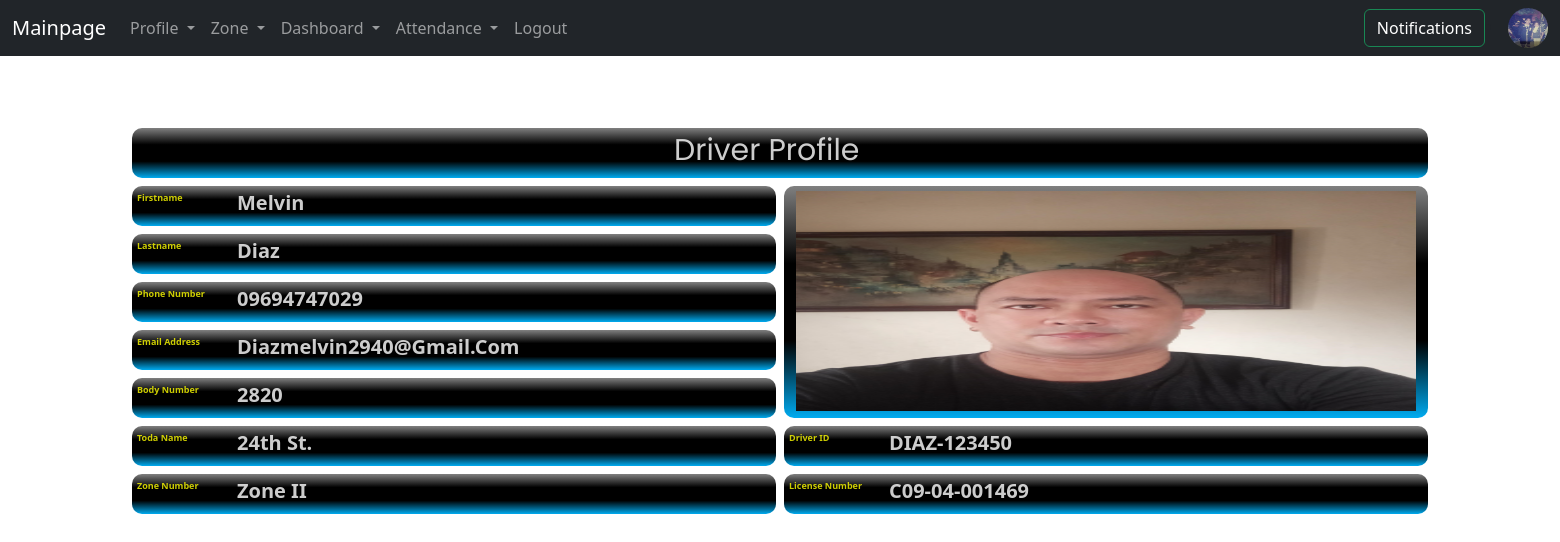
The page /zone_profile/1 (signed in) on the database its author committed.
### record/models.py (models this page shows, shortened)
class Profile(models.Model):
    user = models.OneToOneField(User, on_delete=models.CASCADE ,default=1)
    todaname = models.ForeignKey(Todaname, on_delete=models.CASCADE, default=1)
    zone = models.ForeignKey(Zone, on_delete=models.CASCADE ,default=1)
    first_name = models.CharField(max_length=50)
    last_name = models.CharField(max_length=50)
    phone = models.CharField(max_length=20)
    email = models.EmailField(max_length=100)
    bodynum = models.CharField(max_length=20 ,blank=True, null=True)
    license_id = models.CharField(max_length=20, blank=True, null=True)
    license_expired = models.DateField(blank=True, null=True)
    image = models.ImageField(upload_to='uploads/pictures/' )

class Todaname(models.Model):
    name_toda = models.CharField(max_length=50 ,blank=True, null=True)
    brgy_name = models.CharField(max_length=100 ,blank=True, null=True)
    todazone = models.ForeignKey(Zone, on_delete=models.CASCADE ,default=1)
    def __str__(self):
        return self.name_toda

class Zone(models.Model):
    name_zone = models.CharField(max_length=50)
    def __str__(self):
        return self.name_zone

### information/models.py (models this page shows, shortened)
class Addinfo(models.Model):
    user_addinfo = models.ForeignKey(User, on_delete=models.CASCADE)
    ID_number = models.CharField(max_length=20,blank=True, null=True)
    ID_issue = models.DateField( blank=True, null=True)
    ID_expired = models.DateField(blank=True, null=True)

### record/views.py (the view)
# urls.py: path('zone_profile/<pk>',views.zone_profile, name='zone_profile'),
def zone_profile(request ,pk):
    if request.user.is_authenticated:
        names = Profile.objects.filter(id=int(pk))
        for x in names:
            user = str(x.user)
        inforec = Addinfo.objects.all()
        for x in inforec:
            if str(x.user_addinfo) == user:
                inforecord = x.ID_number
        return render(request, "profile.html", {'names':names , 'inforecord':inforecord})
    else:
        return render(request, "zone_profile.html", {})

### record/views.py (called while the page is built)
def files(request):
    noti_count = Notifies.objects.filter(is_seen=True).count()
    if str(request.user) == 'AnonymousUser':
        img_name = None
    else:
        img_name = Profile.objects.get(user=str(request.user.id))
    return {'noti_count': noti_count ,'img_name':img_name}

### record/templates/profile.html (shortened to what this page needs)
{% extends 'base.html' %}
{% block content %}
{% load static %}
    <br/><br/>
<div class="containers">
  {% for name in names %}
    <nav  id="headings">
        <div class="container">
            <div class="headings">
                Driver Profile
            </div>
        </div>
    </nav>
    <nav  id="pics" class="container">
            <img class="card-img-top" src="{{name.image.url}}" alt="" style="width:100%;height:220px;"  alt="...">
    </nav>
    <nav  id="prof">
        <div class="prof">
            Firstname
            <div class="prof1">
                {{name.first_name}}
            </div>
        </div>
    </nav>
    <nav id="prof1">
        <div class="prof">
            Lastname
            <div class="prof1">
                {{name.last_name}}
            </div>
        </div>
    </nav>
    <nav id="prof2">
        <div class="prof">
            Phone Number
            <div class="prof1">
                {{name.phone}}
            </div>
        </div>
    </nav>
    <nav id="prof3">
        <div class="prof">
            Email Address
            <div class="prof1">
                {{name.email}}
            </div>
        </div>
    </nav>
    <nav id="prof4">
        <div class="prof">
            Body Number
            <div class="prof1">
                {{name.bodynum}}
            </div>
        </div>
    </nav>
    <nav id="prof5">
        <div class="prof">
            Toda Name
            <div class="prof1">
                {{name.todaname}}
            </div>
        </div>
    </nav>
    <nav id="prof6">
        <div class="prof">
            Driver ID
            <div class="prof1">
                {{inforecord}}
            </div>
        </div>
    </nav>
    <nav id="prof7">
        <div class="prof">
            Zone Number
            <div class="prof1">
                {{name.zone}}
            </div>
        </div>
    </nav>
    <nav id="prof8">
        <div class="prof">
            License Number
            <div class="prof1">
                {{name.license_id}}
            </div>
        </div>
    </nav>
{% endfor %}
</div>
{% endblock %}

### record/templates/base.html (shortened to what this page needs)
{% load static %}
<!DOCTYPE html>
<html lang="en">
    <head>
        <link href="https://cdn.jsdelivr.net/npm/bootstrap@5.0.2/dist/css/bootstrap.min.css"
        rel="stylesheet"
>
        <link href="https://cdn.jsdelivr.net/npm/bootstrap-icons@1.5.0/font/bootstrap-icons.css" rel="stylesheet" />
        <link href="{% static 'css/styles.css' %}" rel="stylesheet" />
        <link href="{% static 'css/styles.css' %}" rel="stylesheet" />
    </head>
    <body>
     {% include 'navbar.html' %}
    <br/>
    <div class = 'container'>
    {% block content %}
    {% endblock %}
    </div>
    </body>
</html>

### record/templates/navbar.html (shortened to what this page needs)
<nav class="navbar navbar-expand-lg navbar-dark bg-dark">
  <div class="container-fluid">
    <a class="navbar-brand" href="{% url 'home' %}">Mainpage</a>
    <div class="collapse navbar-collapse" id="navbarSupportedContent">
      <ul class="navbar-nav me-auto mb-2 mb-lg-0">
        <li class="nav-item dropdown">
          <a class="nav-link dropdown-toggle" href="#" id="navbarDropdown" role="button" data-bs-toggle="dropdown" aria-expanded="false">
            Profile
          </a>
        </li>
        <li class="nav-item dropdown">
          <a class="nav-link dropdown-toggle" href="#" id="navbarDropdown" role="button" data-bs-toggle="dropdown" aria-expanded="false">
            Zone
          </a>
        </li>
        <li class="nav-item dropdown">
          <a class="nav-link dropdown-toggle" href="#" id="navbarDropdown" role="button" data-bs-toggle="dropdown" aria-expanded="false">
            Dashboard
          </a>
        </li>
        <li class="nav-item dropdown">
          <a class="nav-link dropdown-toggle" href="#" id="navbarDropdown" role="button" data-bs-toggle="dropdown" aria-expanded="false">
            Attendance
          </a>
        </li>
      {% if user.is_authenticated %}
       <li class="nav-item"><a class="nav-link" href="{% url 'logout_user'%}">Logout</a></li>
      {% else %}
       <li class="nav-item"><a class="nav-link" href="{% url 'login_user' %}">Login</a></li>
       <li class="nav-item"><a class="nav-link" href="{% url 'register' %}">Register</a></li>
      {% endif %}
      </ul>
        <form class="" method="POST">
        <a href="{% url 'notifications' %}" class="btn btn-outline-success text-white" tabindex="-1" role="button" aria-disabled="true">
          Notifications
      {% if noti_count%}
                  <span class="badge bg-danger text-white ms-1 rounded-pill" id="overtimes">
                    {{noti_count}}
                  </span> </a>
      {%else%}
        </a>
      {% endif %}
           </form>
    {% if img_name %}
        <li class="nav-item">
      <img src= "{{img_name.image.url}}" class="rounded-circle " style="width:40px;height:40px; " alt="...">
    </li>
    {% endif %}
    </div>
  </div>
</nav>

### record/templates/profile.html (style rules this page uses)
:root { --main-radius: 10px; --main-padding: 5px; --main-background: linear-gradient(gray,black,black,#00abf0); }
.containers { display: grid; height: 100vh; grid-template-columns: 0.5fr 0.5fr ; grid-template-rows: 50px 40px 40px 40px 40px 40px 40px 40px; grid-template-areas: "headings headings" "prof pics" "prof1 pics" "prof2 pics" "prof3 pics" "prof4 pics" "prof5 prof6" "prof7 prof8"; grid-gap: 0.5rem; font-weight: 600; text-transform: capitalize; font-size: 12px; color: silver; text-align: left; justify-content: center;  }
#headings { grid-area: headings; border-radius:var(--main-radius); padding-top: var(--main-padding); background: var(--main-background); }
#pics { grid-area: pics; justify-content: left; align-items: center; border-radius:var(--main-radius); padding-top: var(--main-padding); background: var(--main-background); }
#prof { grid-area: prof; border-radius:var(--main-radius); padding-top: var(--main-padding); background: var(--main-background); }
#prof1 { grid-area: prof1; border-radius:var(--main-radius); padding-top: var(--main-padding); background: var(--main-background); }
#prof2 { grid-area: prof2; border-radius:var(--main-radius); padding-top: var(--main-padding); background: var(--main-background); }
#prof3 { grid-area: prof3; border-radius:var(--main-radius); padding-top: var(--main-padding); background: var(--main-background); }
#prof4 { grid-area: prof4; border-radius:var(--main-radius); padding-top: var(--main-padding); background: var(--main-background); }
#prof5 { grid-area: prof5; border-radius:var(--main-radius); padding-top: var(--main-padding); background: var(--main-background); }
#prof6 { grid-area: prof6; border-radius:var(--main-radius); padding-top: var(--main-padding); background: var(--main-background); }
#prof7 { grid-area: prof7; border-radius:var(--main-radius); padding-top: var(--main-padding); background: var(--main-background); }
#prof8 { grid-area: prof8; border-radius:var(--main-radius); padding-top: var(--main-padding); background: var(--main-background); }
.headings { position: relative; left: 530px; top: -5px; font-size: 30px; color: white; font-family: "Poppins", serif; font-weight: 400; font-style: normal; opacity: 0.8;    }
.prof { color: yellow; position: relative; left: 5px; font-size: 9px; opacity: 0.8; }
.prof1 { color: white; position: relative; left: 100px; top: -17px; font-size: 20px; opacity: 1; }

### rows shown on the page
Profile: image (picture)
Profile: image (picture), first_name "Melvin", last_name "Diaz", phone "09694747029", email "Diazmelvin2940@gmail.com", bodynum "2820", todaname "24th St.", zone "Zone II", license_id "C09-04-001469"
Addinfo: ID_number "DIAZ-123450"
